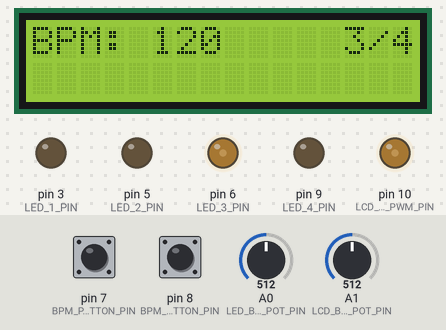
Simulated run of this sketch. Board: Arduino Uno, built with avr-gcc and run on an emulated ATmega328P. On the bench: 16×2 character LCD, output pins drawn as LEDs (lit = HIGH). The test bench sets the inputs (shaded band); at power-on: A0 (LED_BRIGHTNESS_POT_PIN) = 512, A1 (LCD_BRIGHTNESS_POT_PIN) = 512, pin 7 (BPM_PLUS_BUTTON_PIN) HIGH, pin 8 (BPM_MINUS_BUTTON_PIN) HIGH.

Above: at 2.2 s.
2.3 s: A0 (LED_BRIGHTNESS_POT_PIN) set to 716
4.6 s: A1 (LCD_BRIGHTNESS_POT_PIN) set to 716
At 5.34 s:
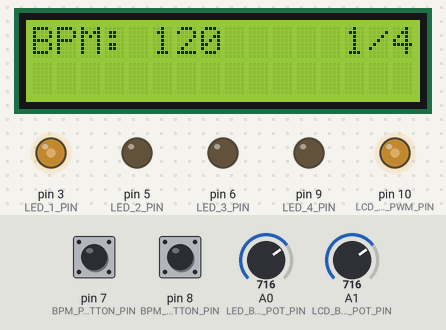
7.0 s: A0 (LED_BRIGHTNESS_POT_PIN) set to 900
9.1 s: A0 (LED_BRIGHTNESS_POT_PIN) set to 30
At 9.87 s:
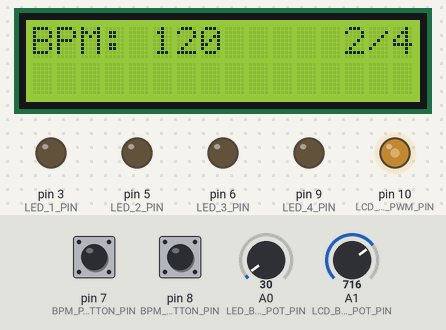
12.1 s: A1 (LCD_BRIGHTNESS_POT_PIN) set to 900
At 12.37 s:
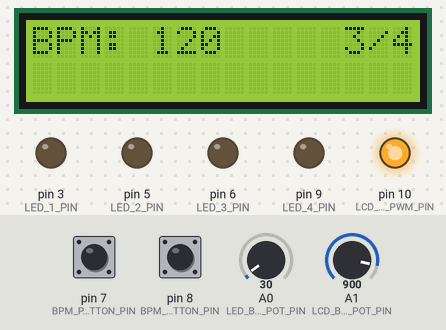
15.1 s: pin 7 (BPM_PLUS_BUTTON_PIN) pulled LOW for 3.2 s
At 15.41 s:
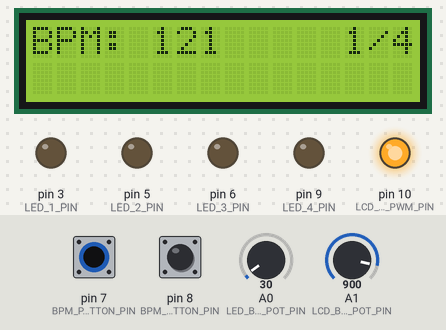
Timing chart, 0 to 18.1 s (numbered marks = the images above; inputs shaded):
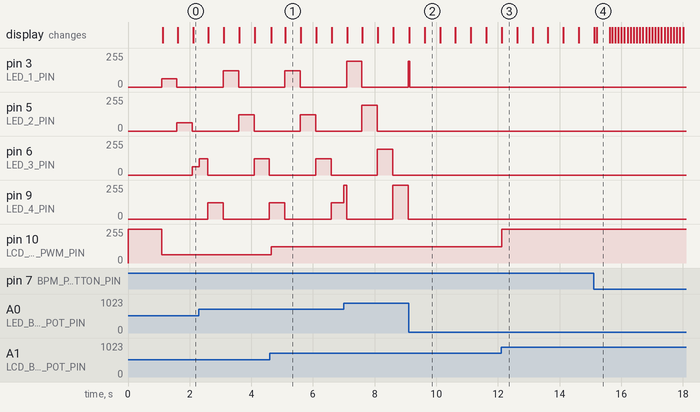

Measured:
- after the input at 4.6 s, pin 10 (LCD_BACKLIGHT_PWM_PIN): 63/255 → 121/255 at once
- after the input at 9.1 s, pin 5 (LED_2_PIN): stops changing and stays 0/255; pin 6 (LED_3_PIN): stays 0/255 (without the input it goes to 193/255 after 0.99 s); pin 9 (LED_4_PIN): stays 0/255 (without the input it goes to 255/255 after 1.5 s)
- after the input at 12.1 s, pin 10 (LCD_BACKLIGHT_PWM_PIN): 121/255 → 255/255 at once
- what the display in image 1 shows lasts 0.5 s, from 5.1 s to 5.6 s
- what the display in image 4 shows lasts 0.4 s, from 15.2 s to 15.6 s

The sketch:

main.ino
```cpp
#include <Wire.h>
#include <LiquidCrystal_I2C.h>

// --------------------------------------------------
// LCD SETTINGS
// --------------------------------------------------
// If your LCD stops showing text, try changing 0x27 to 0x3F.
LiquidCrystal_I2C lcd(0x27, 16, 2);

// --------------------------------------------------
// PIN SETTINGS
// --------------------------------------------------
const int LED_1_PIN = 3;
const int LED_2_PIN = 5;
const int LED_3_PIN = 6;
const int LED_4_PIN = 9;

const int LCD_BACKLIGHT_PWM_PIN = 10;

const int LED_BRIGHTNESS_POT_PIN = A0;
const int LCD_BRIGHTNESS_POT_PIN = A1;

const int BPM_PLUS_BUTTON_PIN = 7;
const int BPM_MINUS_BUTTON_PIN = 8;

// --------------------------------------------------
// METRONOME SETTINGS
// --------------------------------------------------
const int MIN_BPM = 40;
const int MAX_BPM = 240;
int bpm = 120;

const int NUM_BEATS = 4;

int ledPins[NUM_BEATS] = {
  LED_1_PIN,
  LED_2_PIN,
  LED_3_PIN,
  LED_4_PIN
};

int currentBeat = 0;
int previousBeat = 3;

unsigned long lastBeatTime = 0;
unsigned long beatInterval = 500;

// --------------------------------------------------
// BUTTON SETTINGS
// --------------------------------------------------
const unsigned long DEBOUNCE_TIME = 35;
const unsigned long FIRST_REPEAT_DELAY = 500;
const unsigned long REPEAT_INTERVAL = 90;

bool lastPlusReading = HIGH;
bool lastMinusReading = HIGH;

bool stablePlusState = HIGH;
bool stableMinusState = HIGH;

unsigned long lastPlusDebounceTime = 0;
unsigned long lastMinusDebounceTime = 0;

unsigned long plusPressedTime = 0;
unsigned long minusPressedTime = 0;

unsigned long lastPlusRepeatTime = 0;
unsigned long lastMinusRepeatTime = 0;

bool plusHeld = false;
bool minusHeld = false;

// --------------------------------------------------
// DISPLAY UPDATE SETTINGS
// --------------------------------------------------
unsigned long lastDisplayUpdate = 0;
const unsigned long DISPLAY_UPDATE_INTERVAL = 100;

int lastDisplayedBPM = -1;
int lastDisplayedBeat = -1;

// --------------------------------------------------
// POT SMOOTHING
// --------------------------------------------------
int smoothedLedPot = 0;
int smoothedLcdPot = 0;

// --------------------------------------------------
// SETUP
// --------------------------------------------------
void setup() {
  for (int i = 0; i < NUM_BEATS; i++) {
    pinMode(ledPins[i], OUTPUT);
    analogWrite(ledPins[i], 0);
  }

  pinMode(LCD_BACKLIGHT_PWM_PIN, OUTPUT);
  analogWrite(LCD_BACKLIGHT_PWM_PIN, 255);

  pinMode(BPM_PLUS_BUTTON_PIN, INPUT_PULLUP);
  pinMode(BPM_MINUS_BUTTON_PIN, INPUT_PULLUP);

  lcd.init();
  lcd.backlight();

  lcd.clear();
  lcd.setCursor(0, 0);
  lcd.print("Metronome");
  lcd.setCursor(0, 1);
  lcd.print("4/4 Mode");
  delay(1000);
  lcd.clear();

  smoothedLedPot = analogRead(LED_BRIGHTNESS_POT_PIN);
  smoothedLcdPot = analogRead(LCD_BRIGHTNESS_POT_PIN);

  lastBeatTime = millis();

  // Start with beat 1 ON immediately
  currentBeat = 0;
  previousBeat = 3;
  turnOffAllLeds();
  analogWrite(ledPins[currentBeat], readLedBrightness());
}

// --------------------------------------------------
// MAIN LOOP
// --------------------------------------------------
void loop() {
  unsigned long now = millis();

  int ledBrightness = readLedBrightness();
  int lcdBrightness = readLcdBrightness();

  handleBpmButtons(now);

  beatInterval = 60000UL / bpm;

  analogWrite(LCD_BACKLIGHT_PWM_PIN, lcdBrightness);

  handleMetronome(now, ledBrightness);
  updateCurrentLedBrightness(ledBrightness);
  updateDisplay(now);
}

// --------------------------------------------------
// READ LED BRIGHTNESS POT
// --------------------------------------------------
int readLedBrightness() {
  int raw = analogRead(LED_BRIGHTNESS_POT_PIN);

  smoothedLedPot = (smoothedLedPot * 9 + raw) / 10;

  int brightness = map(smoothedLedPot, 0, 1023, 0, 255);

  // True off zone
  if (brightness < 8) {
    brightness = 0;
  }

  // Eye-friendly dimming curve
  brightness = (brightness * brightness) / 255;

  return constrain(brightness, 0, 255);
}

// --------------------------------------------------
// READ LCD BACKLIGHT BRIGHTNESS POT
// --------------------------------------------------
int readLcdBrightness() {
  int raw = analogRead(LCD_BRIGHTNESS_POT_PIN);

  smoothedLcdPot = (smoothedLcdPot * 9 + raw) / 10;

  int brightness = map(smoothedLcdPot, 0, 1023, 0, 255);

  // True off zone
  if (brightness < 8) {
    brightness = 0;
  }

  // Eye-friendly dimming curve
  brightness = (brightness * brightness) / 255;

  return constrain(brightness, 0, 255);
}

// --------------------------------------------------
// HANDLE BPM BUTTONS
// --------------------------------------------------
void handleBpmButtons(unsigned long now) {
  handleSingleBpmButton(
    now,
    BPM_PLUS_BUTTON_PIN,
    lastPlusReading,
    stablePlusState,
    lastPlusDebounceTime,
    plusPressedTime,
    lastPlusRepeatTime,
    plusHeld,
    +1
  );

  handleSingleBpmButton(
    now,
    BPM_MINUS_BUTTON_PIN,
    lastMinusReading,
    stableMinusState,
    lastMinusDebounceTime,
    minusPressedTime,
    lastMinusRepeatTime,
    minusHeld,
    -1
  );
}

void handleSingleBpmButton(
  unsigned long now,
  int pin,
  bool &lastReading,
  bool &stableState,
  unsigned long &lastDebounceTime,
  unsigned long &pressedTime,
  unsigned long &lastRepeatTime,
  bool &held,
  int change
) {
  bool reading = digitalRead(pin);

  if (reading != lastReading) {
    lastDebounceTime = now;
    lastReading = reading;
  }

  if ((now - lastDebounceTime) > DEBOUNCE_TIME) {
    if (reading != stableState) {
      stableState = reading;

      if (stableState == LOW) {
        changeBpm(change);
        pressedTime = now;
        lastRepeatTime = now;
        held = true;
      } else {
        held = false;
      }
    }
  }

  if (held && stableState == LOW) {
    if ((now - pressedTime) >= FIRST_REPEAT_DELAY) {
      if ((now - lastRepeatTime) >= REPEAT_INTERVAL) {
        changeBpm(change);
        lastRepeatTime = now;
      }
    }
  }
}

void changeBpm(int amount) {
  bpm += amount;
  bpm = constrain(bpm, MIN_BPM, MAX_BPM);
}

// --------------------------------------------------
// HANDLE METRONOME LED STEPS
// --------------------------------------------------
void handleMetronome(unsigned long now, int ledBrightness) {
  if (now - lastBeatTime >= beatInterval) {
    lastBeatTime += beatInterval;

    previousBeat = currentBeat;
    currentBeat++;

    if (currentBeat >= NUM_BEATS) {
      currentBeat = 0;
    }

    // Previous beat down
    analogWrite(ledPins[previousBeat], 0);

    // Current beat up
    analogWrite(ledPins[currentBeat], ledBrightness);
  }
}

// --------------------------------------------------
// KEEP CURRENT LED MATCHING BRIGHTNESS POT
// --------------------------------------------------
void updateCurrentLedBrightness(int ledBrightness) {
  analogWrite(ledPins[currentBeat], ledBrightness);
}

// --------------------------------------------------
// TURN OFF ALL BEAT LEDS
// --------------------------------------------------
void turnOffAllLeds() {
  for (int i = 0; i < NUM_BEATS; i++) {
    analogWrite(ledPins[i], 0);
  }
}

// --------------------------------------------------
// UPDATE LCD DISPLAY
// --------------------------------------------------
void updateDisplay(unsigned long now) {
  if (now - lastDisplayUpdate < DISPLAY_UPDATE_INTERVAL) {
    return;
  }

  lastDisplayUpdate = now;

  int beatNumber = currentBeat + 1;

  if (bpm != lastDisplayedBPM || beatNumber != lastDisplayedBeat) {
    // Top row: BPM on left, beat on right
    lcd.setCursor(0, 0);
    lcd.print("BPM: ");
    lcd.print(bpm);

    // Clear the spaces between BPM and beat display
    lcd.print("      ");

    // Put beat display at the right side
    lcd.setCursor(13, 0);
    lcd.print(beatNumber);
    lcd.print("/4");

    // Bottom row empty for now
    lcd.setCursor(0, 1);
    lcd.print("                ");

    lastDisplayedBPM = bpm;
    lastDisplayedBeat = beatNumber;
  }
}
```
